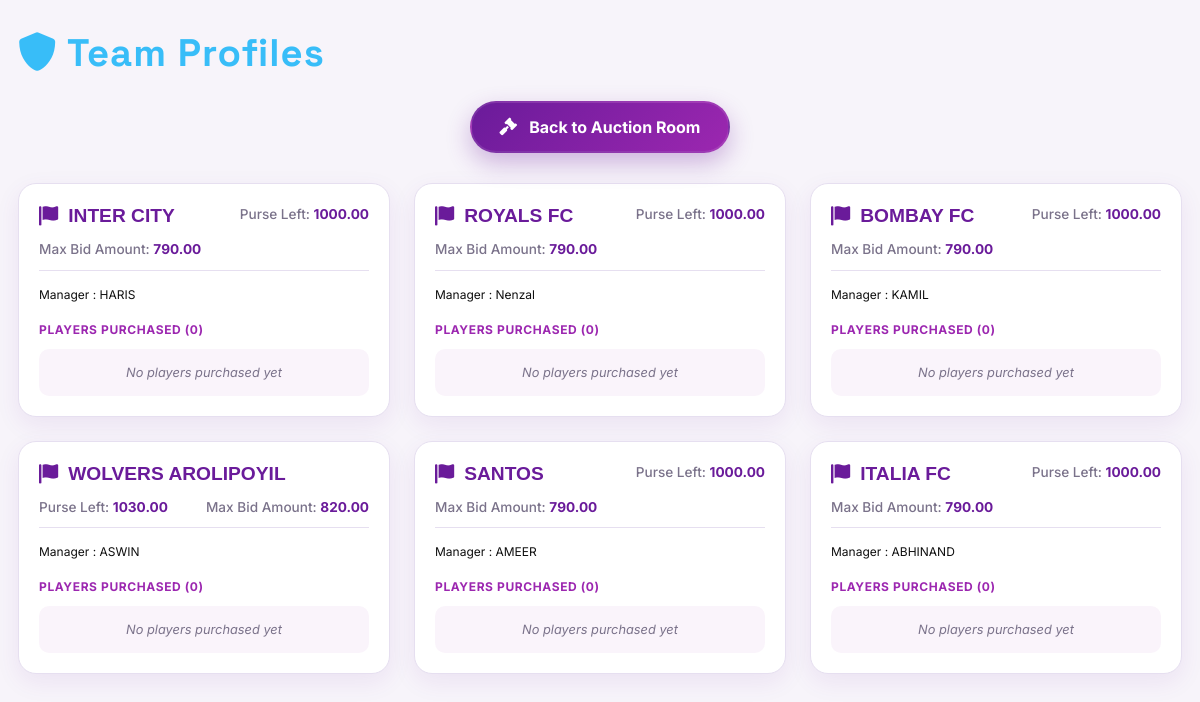
The page /team/ on the database as committed earlier.
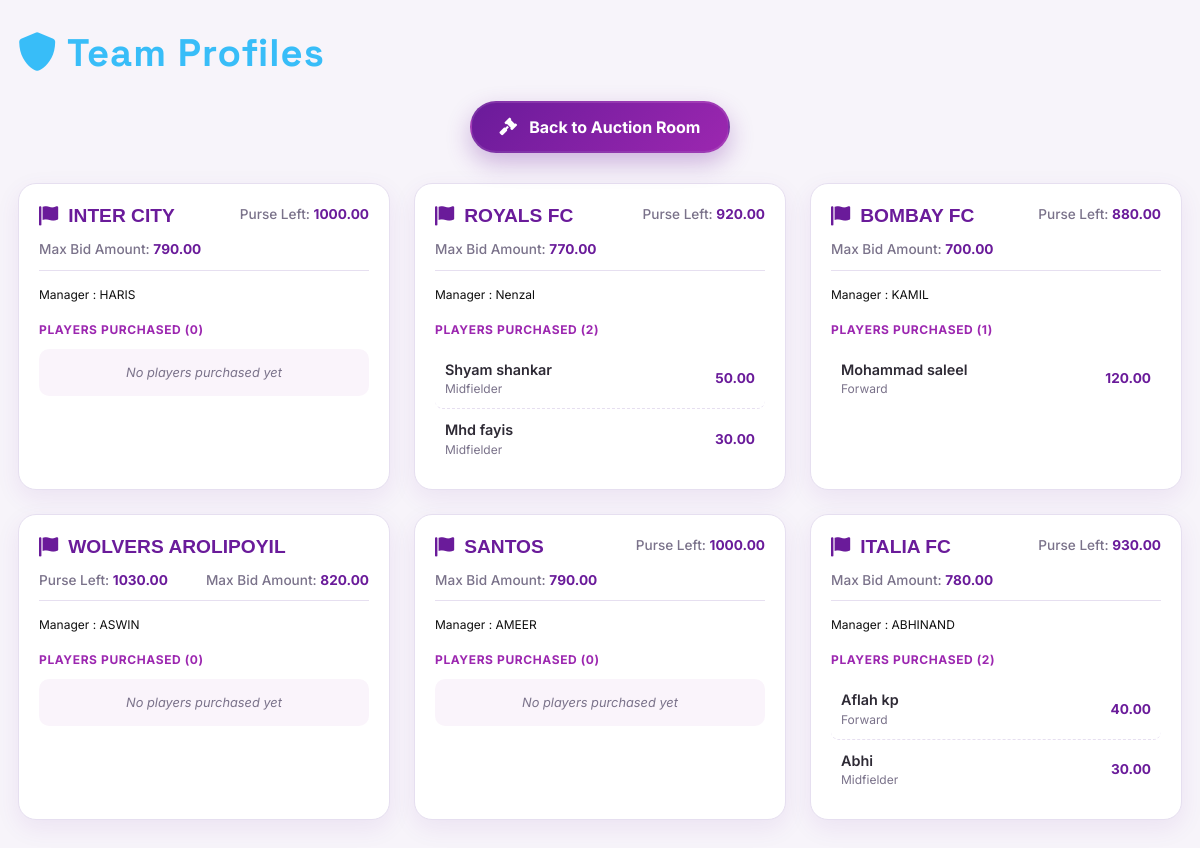
The same page on the database as committed later.
### auction/models.py (models this page shows, shortened)
class Team(models.Model):
    name = models.CharField(max_length=100, unique=True)
    owner = models.CharField(max_length=100)
    purse_remaining = models.DecimalField(max_digits=10, decimal_places=2, default=0.00)
    def get_max_bid_amount(self):
        settings = Settings.get_instance()  # Ensure settings are loaded
        max_bid_amount = self.purse_remaining
        players_count = self.players.count()
        remaining_palyers = settings.team_capacity - players_count - 1
        amount = max_bid_amount - (remaining_palyers * settings.base_price)
        return max(0, amount)

class Settings(models.Model):
    title = models.CharField(max_length=200, default='Auction')
    auction_type = models.ForeignKey(
        'SportsType', on_delete=models.SET_NULL, null=True
    )
    base_price = models.DecimalField(max_digits=10, decimal_places=2, default=0.00)
    team_capacity = models.PositiveIntegerField(default=0)
    @classmethod
    def get_instance(cls):
        return cls.objects.get_or_create(pk=1)[0]

class Player(models.Model):
    Defender = 'Def'
    Forward = 'For'
    Goalkeeper = 'Goal'
    Midfielder = 'Mid'
    PLAYER_TYPES = [
        (Defender, 'Defender'),
        (Forward, 'Forward'),
        (Goalkeeper, 'Goalkeeper'),
        (Midfielder, 'Midfielder'),
    ]
    name = models.CharField(max_length=100)
    phone_number = models.CharField(max_length=20, null=True, blank=True)
    photo = models.ImageField(upload_to='player_photos/', null=True, blank=True)
    player_type = models.CharField(max_length=4, choices=PLAYER_TYPES)
    base_price = models.DecimalField(max_digits=10, decimal_places=2)
    is_sold = models.BooleanField(default=False)
    sold_to_team = models.ForeignKey(Team, on_delete=models.SET_NULL, null=True, blank=True, related_name='players')
    final_price = models.DecimalField(max_digits=10, decimal_places=2, null=True, blank=True)
    random_row = models.FloatField(default=0.0) # Used for random initial ordering
    auction_round = models.PositiveIntegerField(default=1)

### auction/views.py (the view)
# urls.py: path('team/', views.team_profile, name='team_profile'),
def team_profile(request):
    teams = Team.objects.prefetch_related('players').all()
    return render(request, 'team_profile.html', {'teams': teams})

### templates/team_profile.html (shortened to what this page needs)
{% extends "header.html" %}
{% block header %}
<i class="fas fa-shield-alt"></i> Team Profiles
{% endblock %}
{% block content %}
<div class="back-btn-container">
    <a href="{% url 'audience_view' %}" class="back-auction-btn">
        <i class="fas fa-gavel"></i> Back to Auction Room
    </a>
</div>
<div class="row g-4">
    {% for team in teams %}
    <div class="col-xl-4 col-lg-6 col-md-6 col-sm-12">
        <div class="team-card">
            <div class="team-header">
                <h2 class="team-title">
                    <i class="fas fa-flag me-1"></i> {{ team.name }}
                </h2>
                <div class="team-purse">
                    Purse Left:
                    <span>{{ team.purse_remaining }}</span>
                </div>
                <div class="team-purse">
                    Max Bid Amount:
                    <span>{{ team.get_max_bid_amount }}</span>
                </div>
            </div>
            <span style="font-size: 12px; color: #0f0f0f">
                Manager : {{ team.owner }}</span>
            <div class="players-section">
                <div class="players-title">
                    Players Purchased ({{ team.players.count }})
                </div>
                {% if team.players.all %}
                {% for p in team.players.all %}
                <div class="player-row">
                    <div>
                        <div class="player-name">{{ p.name }}</div>
                        <div class="player-role">{{ p.get_player_type_display }}</div>
                    </div>
                    <div class="player-price">
                        {{ p.final_price }}
                    </div>
                </div>
                {% endfor %}
                {% else %}
                <div class="no-player">
                    No players purchased yet
                </div>
                {% endif %}
            </div>
        </div>
    </div>
    {% endfor %}
</div>
{% endblock %}

Rows that differ between the two databases and show on the page:
changed Team "ROYALS FC": gains Player (name "Shyam shankar", player_type "Midfielder", final_price "50.00"); gains Player (name "Mhd fayis", player_type "Midfielder", final_price "30.00"); purse_remaining "1000.00" → "920.00"; get_max_bid_amount "790.00" → "770.00"; players.count "0" → "2"; no longer shows "No players purchased yet"
changed Team "BOMBAY FC": gains Player (name "Mohammad saleel", player_type "Forward", final_price "120.00"); purse_remaining "1000.00" → "880.00"; get_max_bid_amount "790.00" → "700.00"; players.count "0" → "1"; no longer shows "No players purchased yet"
changed Team "ITALIA FC": gains Player (name "Aflah kp", player_type "Forward", final_price "40.00"); gains Player (name "Abhi", player_type "Midfielder", final_price "30.00"); purse_remaining "1000.00" → "930.00"; get_max_bid_amount "790.00" → "780.00"; players.count "0" → "2"; no longer shows "No players purchased yet"
